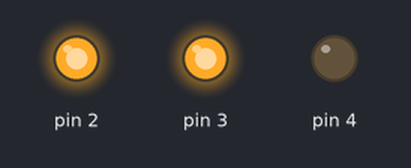
A sketch run on a simulated Arduino Uno, built with avr-gcc and run on an emulated ATmega328P. Shown: output pins drawn as LEDs (lit = HIGH).

Above: at 0.05 s.
At 1.15 s:
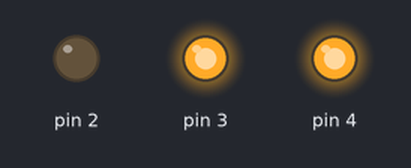
At 2.6 s:
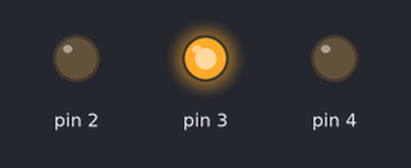
Timing chart, 0 to 3.0 s (numbered marks = the images above):
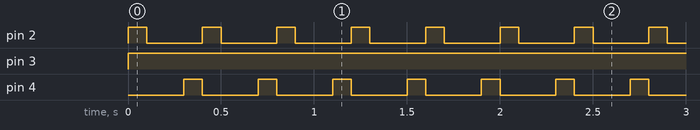

The sketch:

ACTIVITY5CODE.ino
```cpp
int meh = 0;

void setup(){
pinMode(2,OUTPUT);
pinMode(3,OUTPUT);
pinMode(4,OUTPUT);

}

void loop() {
digitalWrite(2,HIGH);
digitalWrite(3,HIGH);
digitalWrite(4,LOW);
delay(100);

digitalWrite(2,LOW);
digitalWrite(3,HIGH);
digitalWrite(4,LOW);
delay(200);


digitalWrite(2,LOW);
digitalWrite(3,HIGH);
digitalWrite(4,HIGH);
delay(100);
}
```

Measured:
- by itself, pin 2, pin 4: alternates HIGH for 0.10 s and LOW for 0.30 s
- by itself, pin 3: LOW → HIGH at 0.00 s
